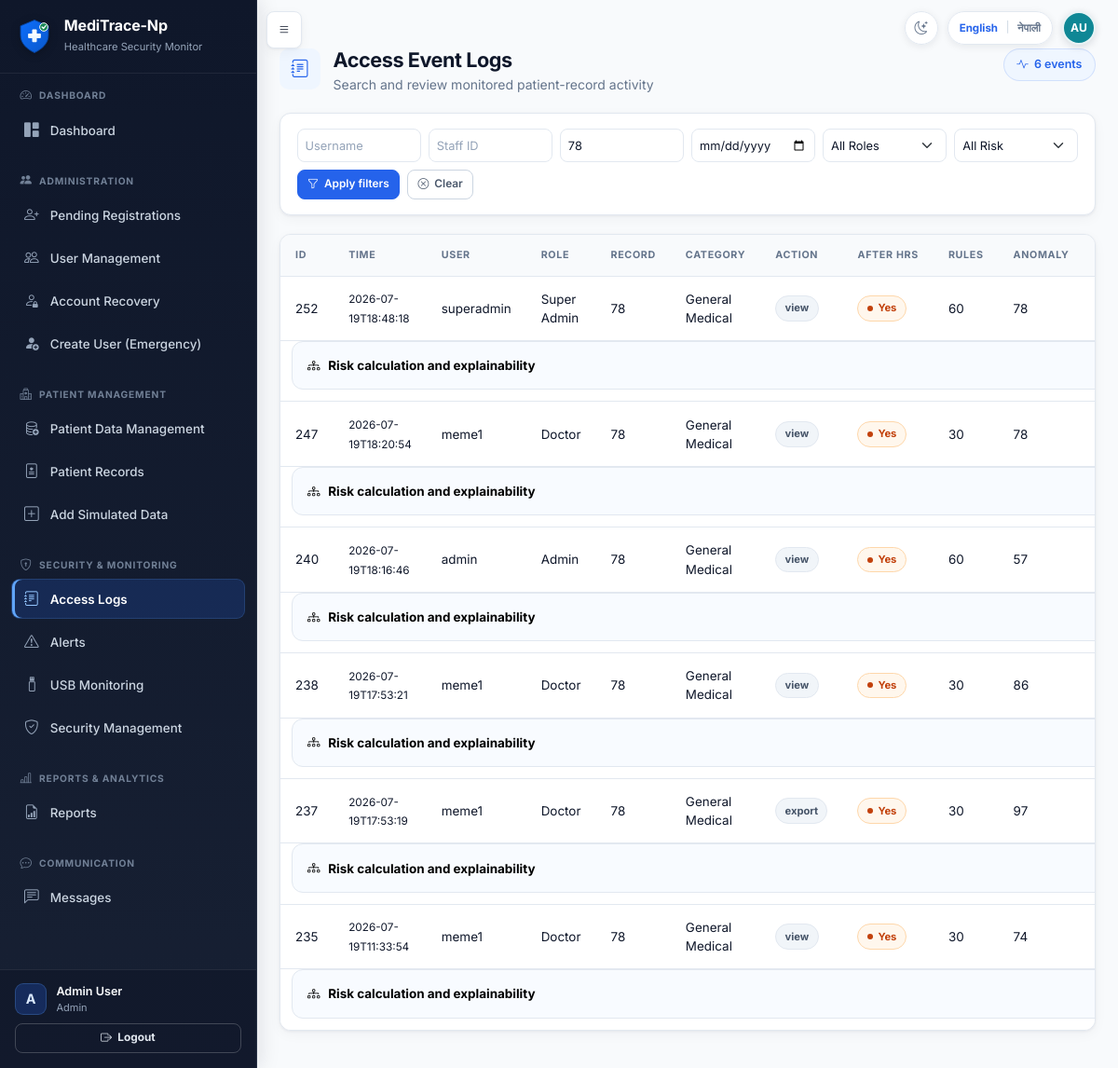
The page /admin/events?record_id=78 (signed in) on the database its author committed.
### tables this page shows
CREATE TABLE users (
            id INTEGER PRIMARY KEY AUTOINCREMENT,
            full_name TEXT NOT NULL,
            staff_id TEXT NOT NULL UNIQUE,
            email TEXT NOT NULL UNIQUE,
            username TEXT NOT NULL UNIQUE,
            password_hash TEXT NOT NULL,
            role TEXT NOT NULL,
            department TEXT NOT NULL,
            work_start TEXT NOT NULL,
            work_end TEXT NOT NULL,
            approval_status TEXT NOT NULL DEFAULT 'pending',
            is_active INTEGER NOT NULL DEFAULT 1,
            approved_by INTEGER,
            approved_at TEXT,
            rejection_reason TEXT,
            created_at TEXT NOT NULL,
            last_login TEXT, is_deleted INTEGER NOT NULL DEFAULT 0, failed_attempts INTEGER NOT NULL DEFAULT 0, locked_until TEXT, last_failed_login TEXT, must_change_password INTEGER NOT NULL DEFAULT 0, credential_version INTEGER NOT NULL DEFAULT 0, credentials_changed_at TEXT, credentials_changed_by INTEGER, preferred_language TEXT NOT NULL DEFAULT 'en',
            FOREIGN KEY (approved_by) REFERENCES users(id)
        );

CREATE TABLE access_events (
            id INTEGER PRIMARY KEY AUTOINCREMENT,
            user_id INTEGER NOT NULL,
            username TEXT NOT NULL,
            staff_id TEXT NOT NULL,
            role TEXT NOT NULL,
            department TEXT NOT NULL,
            record_id INTEGER,
            record_category TEXT,
            sensitivity_level TEXT,
            action_type TEXT NOT NULL,
            timestamp TEXT NOT NULL,
            ip_address TEXT,
            computer_name TEXT,
            is_after_hours INTEGER NOT NULL DEFAULT 0,
            is_sensitive INTEGER NOT NULL DEFAULT 0,
            department_match INTEGER NOT NULL DEFAULT 0,
            rule_result TEXT,
            ml_score INTEGER DEFAULT 0,
            final_risk_level TEXT NOT NULL DEFAULT 'Normal',
            alert_created INTEGER NOT NULL DEFAULT 0, rule_score INTEGER, anomaly_score INTEGER, hybrid_score INTEGER, baseline_source TEXT, anomaly_method TEXT, model_version TEXT, model_raw_score REAL, model_confidence TEXT, minimum_risk_override TEXT, human_review_required INTEGER NOT NULL DEFAULT 0, explanation_json TEXT, browser_info TEXT,
            FOREIGN KEY (user_id) REFERENCES users(id),
            FOREIGN KEY (record_id) REFERENCES patient_records(id)
        );

### app.py (the view)
@app.route('/admin/events')
@login_required
@admin_panel_required
def admin_events():
    filters = {
        'username': request.args.get('username'),
        'staff_id': request.args.get('staff_id'),
        'record_id': request.args.get('record_id'),
        'date_from': request.args.get('date_from'),
        'date_to': request.args.get('date_to'),
        'role': request.args.get('role'),
        'department': request.args.get('department'),
        'risk_level': request.args.get('risk_level'),
    }
    filters = {k: v for k, v in filters.items() if v}
    events = get_access_events(filters)
    return render_template('events.html', events=events, filters=filters,
                           roles=Config.ROLES, departments=Config.DEPARTMENTS,
                           risk_levels=Config.RISK_LEVELS)

### account_recovery.py (called while the page is built)
def _actor_dict(actor):
    return getattr(actor, '_raw', actor) or {}

def _visibility(actor, alias='r'):
    actor = _actor_dict(actor)
    if actor.get('role') == 'Super Admin':
        return '1=1', []
    if actor.get('role') == 'Admin':
        return (
            f"{alias}.requested_destination = 'administrator' AND ("
            f"{alias}.matched_user_id IS NULL OR NOT EXISTS ("
            f"SELECT 1 FROM users scoped_user WHERE scoped_user.id = {alias}.matched_user_id "
            f"AND scoped_user.role IN ('Admin', 'Super Admin')))"
        ), []
    return '1=0', []

def get_recovery_request_count(actor, open_only=True):
    where, params = _visibility(actor)
    status_sql = " AND r.status IN ('pending', 'in_review', 'identity_verified')" if open_only else ''
    conn = get_db()
    count = conn.execute(
        f'SELECT COUNT(*) AS count FROM account_recovery_requests r WHERE {where}{status_sql}',
        params,
    ).fetchone()['count']
    conn.close()
    return count

### app.py (called while the page is built, shortened)
@app.context_processor
def inject_message_context():
    ep = request.endpoint
    def nav_active(*endpoints):
        return 'active' if ep in endpoints else ''
    ctx = {
        'unread_messages': [],
        'unread_message_count': 0,
        'nav_active': nav_active,
        'APP_NAME': Config.APP_NAME,
        'open_recovery_request_count': 0,
        'is_restricted_record': is_restricted_record,
        'sensitivity_label': sensitivity_display,
        'sensitivity_key': sensitivity_key,
    }
    if current_user.is_authenticated:
        ctx['unread_messages'] = get_unread_messages_for_user(current_user.id)
        ctx['unread_message_count'] = len(ctx['unread_messages'])
        if current_user.is_admin_panel:
            ctx['open_recovery_request_count'] = get_recovery_request_count(current_user)
    return ctx

@app.before_request
def enforce_credential_session_state():
    if not current_user.is_authenticated:
        return None
    stored_version = int(session.get('credential_version', 0) or 0)
    allowed = {'change_temporary_password', 'change_language', 'logout', 'static'}
    if current_user.must_change_password and request.endpoint not in allowed:
        flash('You must replace your temporary password before continuing.', 'warning')
        return redirect(url_for('change_temporary_password'))
    return None

### auth.py (called while the page is built)
    @property
    def is_super_admin(self):
        return self.role == 'Super Admin'

### templates/events.html (shortened to what this page needs)
{% extends "base.html" %}
{% from "macros.html" import risk_badge, page_header, scoring_explanation %}
{% block content %}
<div class="app-page">
{{ page_header('Access Event Logs', 'Search and review monitored patient-record activity', 'bi-journal-text', events|length ~ ' events', 'bi-activity') }}
<div class="card filter-card"><div class="card-body"><form class="row g-2" method="GET">
    <div class="col-md-2"><input name="username" class="form-control form-control-sm" placeholder="Username" value="{{ filters.get('username','') }}"></div>
    <div class="col-md-2"><input name="staff_id" class="form-control form-control-sm" placeholder="Staff ID" value="{{ filters.get('staff_id','') }}"></div>
    <div class="col-md-2"><input name="record_id" class="form-control form-control-sm" placeholder="Record ID" value="{{ filters.get('record_id','') }}"></div>
    <div class="col-md-2"><input name="date_from" type="date" class="form-control form-control-sm" value="{{ filters.get('date_from','') }}"></div>
    <div class="col-md-2">
        <select name="role" class="form-select form-select-sm">
            <option value="">All Roles</option>
        </select>
    </div>
    <div class="col-md-2">
        <select name="risk_level" class="form-select form-select-sm">
            <option value="">All Risk</option>
        </select>
    </div>
    <div class="col-12 app-actions"><button class="btn btn-primary btn-sm"><i class="bi bi-funnel"></i>Apply filters</button>
    <a href="{{ url_for('admin_events') }}" class="btn btn-outline-secondary btn-sm"><i class="bi bi-x-circle"></i>Clear</a></div>
</form></div></div>
<div class="card"><div class="table-responsive">
    <table class="table table-sm table-striped">
        <thead>
            <tr>
                <th>ID</th><th>Time</th><th>User</th><th>Role</th><th>Record</th>
                <th>Category</th><th>Action</th><th>After Hrs</th><th>Rules</th><th>Anomaly</th><th>Hybrid</th><th>Risk</th><th>Alert</th>
            </tr>
        </thead>
        <tbody>
            {% for e in events %}
            <tr>
                <td>{{ e.id }}</td>
                <td><small>{{ e.timestamp[:19] }}</small></td>
                <td>{{ e.username }}</td>
                <td>{{ tr_display(e.role) }}</td>
                <td>{{ e.record_id or '-' }}</td>
                <td>{{ e.record_category or '-' }}</td>
                <td><span class="status-pill status-neutral">{{ e.action_type }}</span></td>
                <td>{% if e.is_after_hours %}<span class="status-pill status-high"><span class="status-dot"></span>Yes</span>{% else %}<span class="text-muted">No</span>{% endif %}</td>
                <td>{{ e.rule_score if e.rule_score is not none else 'Legacy' }}</td>
                <td>{% if e.anomaly_method == 'legacy_unverified' %}<span title="Historical score not independently verified">{{ e.ml_score }}*</span>{% elif e.anomaly_score is not none %}{{ e.anomaly_score }}{% else %}N/A{% endif %}</td>
                <td>{{ e.hybrid_score if e.hybrid_score is not none else 'Legacy' }}</td>
            </tr>
            <tr class="explainability-table-row"><td colspan="13">{{ scoring_explanation(e) }}</td></tr>
            {% else %}
            <tr><td colspan="13" class="text-center text-muted">No events found.</td></tr>
            {% endfor %}
        </tbody>
    </table>
</div></div></div>
{% endblock %}

### templates/base.html (shortened to what this page needs)
<!DOCTYPE html>
<html lang="{{ current_locale|default('en') }}" data-theme="light">
<head>
    <link href="https://cdn.jsdelivr.net/npm/bootstrap@5.3.2/dist/css/bootstrap.min.css" rel="stylesheet">
    <link href="https://cdn.jsdelivr.net/npm/bootstrap-icons@1.11.1/font/bootstrap-icons.css" rel="stylesheet">
    <link href="{{ url_for('static', filename='css/style.css') }}" rel="stylesheet">
    <link href="{{ url_for('static', filename='css/explainability.css') }}" rel="stylesheet">
    <link href="{{ url_for('static', filename='css/theme.css') }}" rel="stylesheet">
</head>
<body class="{% if current_user.is_authenticated %}has-sidebar{% endif %}">
    {% set language_return_path = request.full_path if request.query_string else request.path %}
    {% macro language_switch(extra_class='') %}
    <form method="POST" action="{{ url_for('change_language') }}" class="language-switch {{ extra_class }}" aria-label="{{ _('Switch language') }}">
        <button type="submit" name="language" value="en" class="language-option{% if current_locale == 'en' %} active{% endif %}" lang="en" aria-pressed="{{ 'true' if current_locale == 'en' else 'false' }}">English</button>
        <span class="language-divider" aria-hidden="true">|</span>
        <button type="submit" name="language" value="ne" class="language-option{% if current_locale == 'ne' %} active{% endif %}" lang="ne" aria-pressed="{{ 'true' if current_locale == 'ne' else 'false' }}">नेपाली</button>
    </form>
    {% endmacro %}
    {% macro theme_toggle(extra_class='') %}
    <button
        type="button"
        class="theme-toggle {{ extra_class }}"
        aria-label="{{ _('Switch to Dark Mode') }}"
        aria-pressed="false"
        title="{{ _('Switch to Dark Mode') }}"
        data-label-dark="{{ _('Switch to Dark Mode') }}"
        data-label-light="{{ _('Switch to Light Mode') }}"
    ><i class="bi bi-moon-stars" aria-hidden="true"></i></button>
    {% endmacro %}
    {% if current_user.is_authenticated %}
    {% from "macros.html" import user_initials %}
    {% set avatar_name = current_user.full_name|default('', true)|trim %}
    {% if not avatar_name %}{% set avatar_name = current_user.display_name|default('', true)|trim %}{% endif %}
    {% if not avatar_name %}{% set avatar_name = current_user.username|default('User', true)|trim %}{% endif %}
    <button type="button" class="btn btn-dark sidebar-toggle-btn" id="sidebarToggle" aria-label="{{ _('Toggle navigation') }}">
        <i class="bi bi-list"></i>
    </button>
    <div class="authenticated-header-actions" aria-label="{{ _('Current user') }}">
        {{ theme_toggle() }}
        {{ language_switch() }}
        <span
            class="header-user-avatar"
            role="img"
            aria-label="{{ _('Signed in as {name}', name=avatar_name) }}"
            title="{{ avatar_name }}"
        >{{ user_initials(current_user) }}</span>
    </div>
    <aside class="sidebar" id="sidebar">
        <div class="sidebar-brand">
            <img src="{{ url_for('static', filename='images/meditrace-logo.svg') }}" alt="{{ APP_NAME|default('MediTrace-Np') }}" class="brand-logo">
            <div>
                <h5 class="text-white mb-0 brand-title">{{ APP_NAME|default('MediTrace-Np') }}</h5>
                <small class="text-muted">Healthcare Security Monitor</small>
            </div>
        </div>
        <div class="sidebar-nav-scroll">
            {% import "sidebar_macros.html" as sidebar with context %}
            {% if current_user.is_admin_panel %}
                {{ sidebar.admin_sidebar() }}
            {% else %}
                {{ sidebar.staff_sidebar() }}
            {% endif %}
        </div>
        <div class="sidebar-footer">
            <div class="sidebar-user-summary">
                <span class="sidebar-user-avatar" aria-hidden="true">{{ current_user.full_name[:1]|upper }}</span>
                <div class="sidebar-user-copy">
                    <div class="small text-muted sidebar-user-name">{{ current_user.full_name }}</div>
                    <div class="small text-muted sidebar-user-role">{{ tr_display(current_user.role) }}</div>
                </div>
            </div>
            <a href="{{ url_for('logout') }}" class="btn btn-outline-light btn-sm mt-2 w-100 fw-bold">
                <i class="bi bi-box-arrow-right"></i> Logout
            </a>
        </div>
    </aside>
    <main class="main-content" id="mainContent">
    {% else %}
    <div class="public-header-actions">
        {{ theme_toggle('public-theme-toggle') }}
        {{ language_switch('public-language-switch') }}
    </div>
    <main class="auth-main container py-4">
    {% endif %}
            {% block content %}{% endblock %}
    {% if current_user.is_authenticated %}
    </main>
    {% else %}
    </main>
    {% endif %}
</body>
</html>

### templates/macros.html (shortened to what this page needs)
{% macro scoring_explanation(item, open=false) %}
<details class="scoring-explanation" {% if open %}open{% endif %}>
    <summary><i class="bi bi-diagram-3" aria-hidden="true"></i>Risk calculation and explainability</summary>
</details>
{% endmacro %}
{% macro page_header(title, subtitle, icon, badge=None, badge_icon='bi-shield-check') %}
<header class="app-page-header">
    <div class="app-page-header-left">
        <div class="app-page-icon" aria-hidden="true"><i class="bi {{ icon }}"></i></div>
        <div>
            <h1 class="app-page-title">{{ _(title) }}</h1>
            {% if subtitle %}<p class="app-page-subtitle">{{ _(subtitle) }}</p>{% endif %}
        </div>
    </div>
    {% if badge %}
    <span class="app-page-badge"><i class="bi {{ badge_icon }}"></i>{{ _(badge) }}</span>
    {% endif %}
</header>
{% endmacro %}
{% macro user_initials(user) -%}
{% set full_name = user.full_name|default('', true)|trim %}
{% set display_name = user.display_name|default('', true)|trim %}
{% set username = user.username|default('', true)|trim %}
{% set initials_source = full_name or display_name or username %}
{% set name_parts = initials_source.split() %}
{% if name_parts|length > 1 %}{{ (name_parts[0][0] ~ name_parts[-1][0])|upper }}
{% elif name_parts|length == 1 %}{{ name_parts[0][0]|upper }}
{% else %}?{% endif %}
{%- endmacro %}

### static/css/explainability.css (style rules this page uses)
.scoring-explanation { border: 1px solid var(--app-border); border-radius: .75rem; background: #f8fbff; margin-top: 1rem; overflow: hidden; }
.scoring-explanation > summary { cursor: pointer; list-style: none; padding: .75rem 1rem; font-weight: 700; color: var(--app-primary-dark); display: flex; gap: .55rem; align-items: center; }
.scoring-explanation > summary::after { content: '+'; margin-left: auto; font-size: 1.1rem; }
.explainability-table-row > td { padding: 0 .75rem .75rem !important; background: #fff !important; }
.explainability-table-row .scoring-explanation { margin-top: 0; }

### static/css/theme.css (style rules this page uses)
.theme-toggle { width: 36px; height: 36px; display: inline-flex; align-items: center; justify-content: center; flex: 0 0 36px; padding: 0; color: var(--app-muted); background: rgba(255, 255, 255, 0.94); border: 1px solid var(--app-border); border-radius: 999px; box-shadow: 0 2px 8px rgba(15, 23, 42, 0.08); font-size: 0.9rem; line-height: 1; cursor: pointer; transition: color 0.15s ease, background 0.15s ease, border-color 0.15s ease; }

### rows shown on the page
users: full_name "A", full_name "Admin User", role "Admin"
access_events: id "252", timestamp "2026-07-19T18:48:18", username "superadmin", role "Super Admin", record "78", record_category "General Medical", action_type "view", is_after_hours 1 (drawn), rule_score "60", anomaly_score "78"
access_events: id "247", timestamp "2026-07-19T18:20:54", username "meme1", role "Doctor", record "78", record_category "General Medical", action_type "view", is_after_hours 1 (drawn), rule_score "30", anomaly_score "78"
access_events: id "240", timestamp "2026-07-19T18:16:46", username "admin", role "Admin", record "78", record_category "General Medical", action_type "view", is_after_hours 1 (drawn), rule_score "60", anomaly_score "57"
access_events: id "238", timestamp "2026-07-19T17:53:21", username "meme1", role "Doctor", record "78", record_category "General Medical", action_type "view", is_after_hours 1 (drawn), rule_score "30", anomaly_score "86"
access_events: id "237", timestamp "2026-07-19T17:53:19", username "meme1", role "Doctor", record "78", record_category "General Medical", action_type "export", is_after_hours 1 (drawn), rule_score "30", anomaly_score "97"
access_events: id "235", timestamp "2026-07-19T11:33:54", username "meme1", role "Doctor", record "78", record_category "General Medical", action_type "view", is_after_hours 1 (drawn), rule_score "30", anomaly_score "74"

### other values the page prints
{{ (name_parts[0][0] ~ name_parts[-1][0])|upper }} "AU"
{{ APP_NAME|default('MediTrace-Np') }} "MediTrace-Np"
